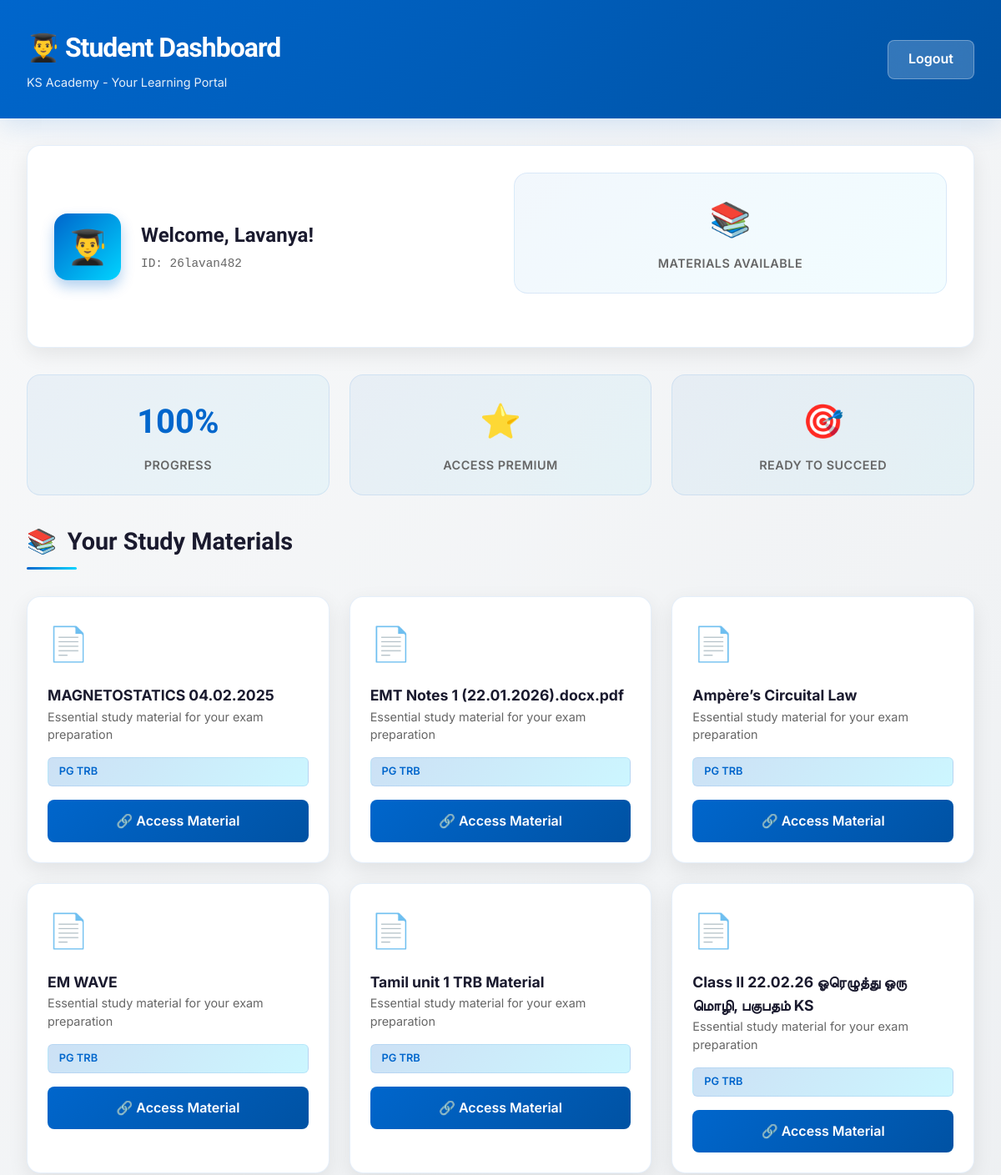
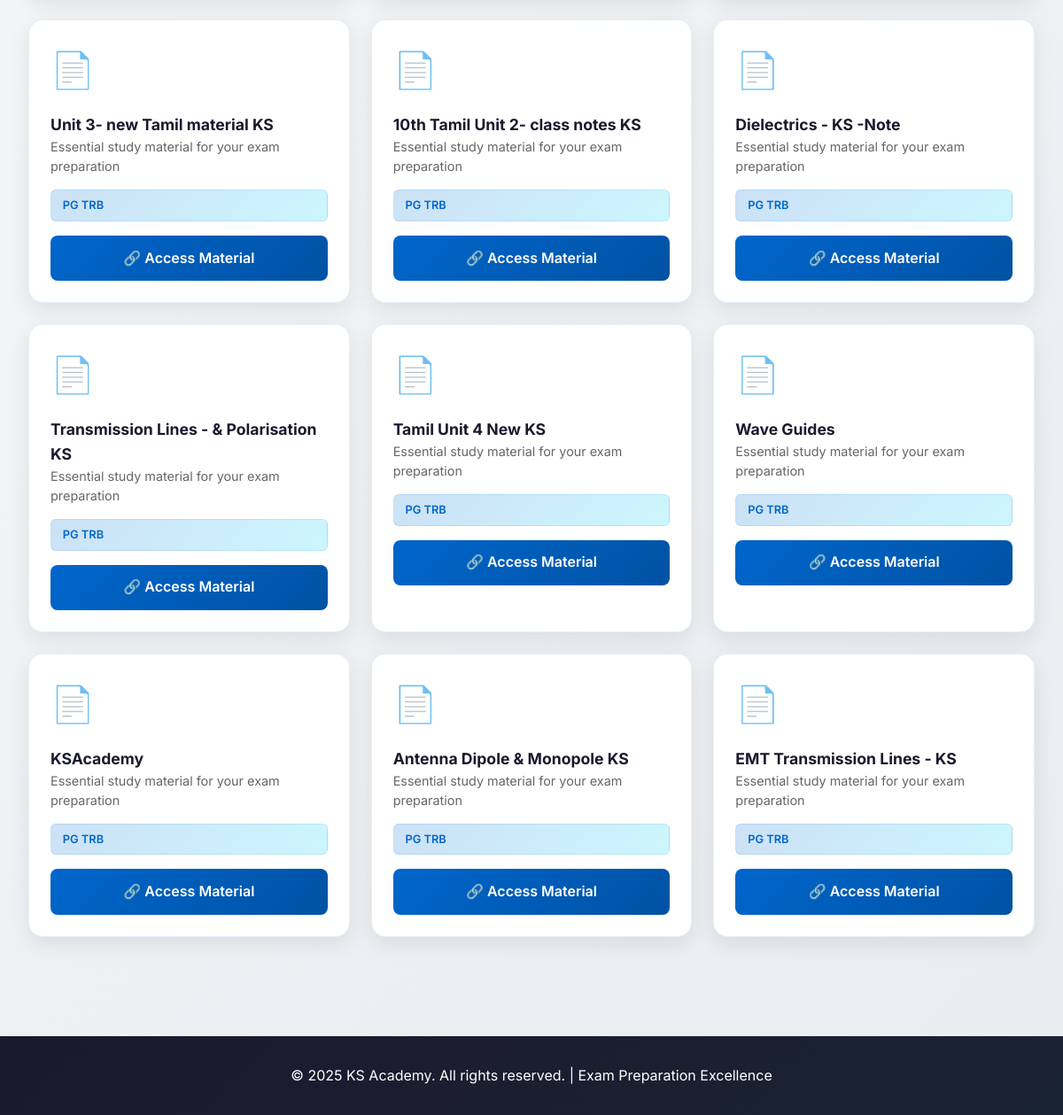
/student (signed in), run on the app's committed database (2 pictures, top to bottom).
### tables this page shows
CREATE TABLE students (
        id INTEGER PRIMARY KEY AUTOINCREMENT,
        name TEXT NOT NULL,
        userid TEXT NOT NULL UNIQUE,
        password TEXT NOT NULL,
        category TEXT NOT NULL
    );

CREATE TABLE materials (
        id INTEGER PRIMARY KEY AUTOINCREMENT,
        title TEXT NOT NULL,
        link TEXT NOT NULL,
        category TEXT NOT NULL
    );

### app.py (the view)
@app.route('/student')
def student():
    if not session.get('user') or session['user'] == 'admin':
        return redirect('/login')
    with get_db() as con:
        cur = con.cursor()
        cur.execute("SELECT name, category FROM students WHERE userid = ?", (session['user'],))
        student_data = cur.fetchone()
        if student_data:
            materials = con.execute("SELECT * FROM materials WHERE category = ?", (student_data[1],)).fetchall()
        else:
            materials = []
    return render_template("student.html",
                           student_name=student_data[0] if student_data else '',
                           userid=session.get('user'),
                           materials=materials)

### app.py (called while the page is built)
def get_db():
    conn = sqlite3.connect('data.db', check_same_thread=False)
    return conn

### templates/student.html (shortened to what this page needs)
<!DOCTYPE html>
<html lang="en">
<head>
</head>
<body>
    <header>
        <div class="header-container">
            <div class="header-content">
                <h1>👨‍🎓 Student Dashboard</h1>
                <p class="header-subtitle">KS Academy - Your Learning Portal</p>
            </div>
            <a href="{{ url_for('logout') }}" class="logout-btn">Logout</a>
        </div>
    </header>
    <div class="container">
        <section class="profile-section">
            <div class="profile-content">
                <div class="profile-avatar">👨‍🎓</div>
                <div class="profile-info">
                    <h2>Welcome, {{ student_name }}!</h2>
                    <p class="profile-id">ID: {{ userid }}</p>
                </div>
            </div>
            <div class="stats-grid">
                <div class="stat-card">
                    <div class="stat-value">📚</div>
                    <div class="stat-label">Materials Available</div>
                </div>
            </div>
        </section>
        <div class="stats-grid">
            <div class="stat-card">
                <div class="stat-value">100%</div>
                <div class="stat-label">Progress</div>
            </div>
            <div class="stat-card">
                <div class="stat-value">⭐</div>
                <div class="stat-label">Access Premium</div>
            </div>
            <div class="stat-card">
                <div class="stat-value">🎯</div>
                <div class="stat-label">Ready to Succeed</div>
            </div>
        </div>
        <section>
            <div class="section-header">
                <h3>
                    <span>📚</span>
                    Your Study Materials
                </h3>
                <div class="section-underline"></div>
            </div>
            {% if materials %}
            <div class="materials-grid">
                {% for mat in materials %}
                <div class="material-card">
                    <div class="material-icon">📄</div>
                    <div>
                        <h4 class="material-title">{{ mat[1] }}</h4>
                        <p class="material-description">Essential study material for your exam preparation</p>
                    </div>
                    <div class="material-category">{{ mat[3] if mat|length > 3 else 'Study Material' }}</div>
                    <a href="{{ mat[2] }}" target="_blank" class="material-link">
                        🔗 Access Material
                    </a>
                </div>
                {% endfor %}
            </div>
            {% else %}
            <div class="empty-state">
                <div class="empty-state-icon">📭</div>
                <h4>No Materials Yet</h4>
                <p>Your study materials will appear here. Check back soon!</p>
            </div>
            {% endif %}
        </section>
    </div>
    <footer>
        <p>&copy; 2025 KS Academy. All rights reserved. | Exam Preparation Excellence</p>
    </footer>
</body>
</html>

### templates/student.html (style rules this page uses)
:root { --primary: #0066cc; --primary-dark: #0052a3; --secondary: #ff6b35; --accent: #00d4ff; --success: #2ecc71; --text-dark: #1a1a2e; --text-light: #f5f5f5; --bg-light: #f8f9fa; --border-color: rgba(0, 102, 204, 0.1); }
* { margin: 0; padding: 0; box-sizing: border-box; }
html { scroll-behavior: smooth; }
body { font-family: 'Inter', -apple-system, BlinkMacSystemFont, 'Segoe UI', sans-serif; background: linear-gradient(135deg, var(--bg-light) 0%, #e9ecef 100%); color: var(--text-dark); line-height: 1.6; }
header { background: linear-gradient(135deg, var(--primary) 0%, var(--primary-dark) 100%); color: white; padding: 2rem; box-shadow: 0 8px 32px rgba(0, 102, 204, 0.15); animation: slideInDown 0.6s ease-out; }
.header-container { max-width: 1200px; margin: 0 auto; display: flex; justify-content: space-between; align-items: center; }
.header-content h1 { font-family: 'Clash Display', sans-serif; font-size: 2rem; font-weight: 700; letter-spacing: -1px; margin-bottom: 0.25rem; }
.header-subtitle { font-size: 0.9rem; opacity: 0.9; }
.logout-btn { background: rgba(255, 255, 255, 0.2); color: white; padding: 0.6rem 1.5rem; border: 1px solid rgba(255, 255, 255, 0.3); border-radius: 8px; text-decoration: none; font-weight: 600; transition: all 0.3s ease; backdrop-filter: blur(10px); }
.container { max-width: 1200px; margin: 0 auto; padding: 2rem; }
.profile-section { background: white; padding: 2rem; border-radius: 16px; box-shadow: 0 8px 24px rgba(0, 0, 0, 0.08); margin-bottom: 2rem; animation: slideInUp 0.6s ease-out; border: 1px solid var(--border-color); display: grid; grid-template-columns: 1fr 1fr; gap: 2rem; align-items: center; }
.profile-content { display: flex; align-items: center; gap: 1.5rem; }
.profile-avatar { width: 80px; height: 80px; background: linear-gradient(135deg, var(--primary), var(--accent)); border-radius: 16px; display: flex; align-items: center; justify-content: center; font-size: 2.5rem; box-shadow: 0 8px 16px rgba(0, 102, 204, 0.3); }
.profile-info h2 { font-family: 'Clash Display', sans-serif; font-size: 1.5rem; margin-bottom: 0.25rem; }
.profile-id { color: #666; font-size: 0.9rem; font-family: 'Space Mono', monospace; }
.stats-grid { display: grid; grid-template-columns: repeat(auto-fit, minmax(200px, 1fr)); gap: 1.5rem; margin-bottom: 2rem; }
.stat-card { background: linear-gradient(135deg, rgba(0, 102, 204, 0.05), rgba(0, 212, 255, 0.05)); padding: 1.5rem; border-radius: 16px; border: 1px solid var(--border-color); text-align: center; transition: all 0.3s ease; animation: scaleIn 0.6s ease-out; }
.stat-value { font-family: 'Clash Display', sans-serif; font-size: 2.5rem; font-weight: 700; color: var(--primary); margin-bottom: 0.5rem; }
.stat-label { color: #666; font-size: 0.9rem; font-weight: 600; text-transform: uppercase; letter-spacing: 0.5px; }
.section-header { margin-bottom: 2rem; }
.section-header h3 { font-family: 'Clash Display', sans-serif; font-size: 1.8rem; color: var(--text-dark); display: flex; align-items: center; gap: 0.8rem; margin-bottom: 0.5rem; }
.section-underline { width: 60px; height: 3px; background: linear-gradient(90deg, var(--primary), var(--accent)); border-radius: 2px; }
.materials-grid { display: grid; grid-template-columns: repeat(auto-fill, minmax(300px, 1fr)); gap: 1.5rem; margin-bottom: 2rem; }
.material-card { background: white; border-radius: 16px; padding: 1.5rem; box-shadow: 0 8px 24px rgba(0, 0, 0, 0.08); border: 1px solid var(--border-color); transition: all 0.3s ease; animation: slideInUp 0.6s ease-out; display: flex; flex-direction: column; gap: 1rem; }
.material-icon { font-size: 2.5rem; }
.material-title { font-weight: 700; font-size: 1.1rem; color: var(--text-dark); }
.material-description { color: #666; font-size: 0.9rem; line-height: 1.5; }
.material-category { display: inline-block; background: linear-gradient(135deg, rgba(0, 102, 204, 0.2), rgba(0, 212, 255, 0.2)); color: var(--primary); padding: 0.4rem 0.8rem; border-radius: 6px; font-size: 0.8rem; font-weight: 600; border: 1px solid var(--border-color); }
.material-link { background: linear-gradient(135deg, var(--primary), var(--primary-dark)); color: white; padding: 0.8rem 1rem; border-radius: 8px; text-decoration: none; font-weight: 600; text-align: center; transition: all 0.3s ease; display: block; }
footer { background: linear-gradient(135deg, var(--text-dark) 0%, #1a2332 100%); color: white; text-align: center; padding: 2rem; margin-top: 3rem; }
footer p { margin: 0; }

### data on the page
students: name "Lavanya", userid "26lavan482"
materials: title "MAGNETOSTATICS 04.02.2025", category "PG TRB"
materials: title "EMT Notes 1 (22.01.2026).docx.pdf", category "PG TRB"
materials: title "Ampère’s Circuital Law", category "PG TRB"
materials: title "EM WAVE", category "PG TRB"
materials: title "Tamil unit 1 TRB Material", category "PG TRB"
materials: title "Class II 22.02.26 ஓரெழுத்து ஒரு மொழி, பகுபதம் KS", category "PG TRB"
materials: title "Unit 3- new Tamil material KS", category "PG TRB"
materials: title "10th Tamil Unit 2- class notes KS", category "PG TRB"
materials: title "Dielectrics - KS -Note", category "PG TRB"
materials: title "Transmission Lines - & Polarisation KS", category "PG TRB"
materials: title "Tamil Unit 4 New KS", category "PG TRB"
materials: title "Wave Guides", category "PG TRB"
materials: title "KSAcademy", category "PG TRB"
materials: title "Antenna Dipole & Monopole KS", category "PG TRB"
materials: title "EMT Transmission Lines - KS", category "PG TRB"
